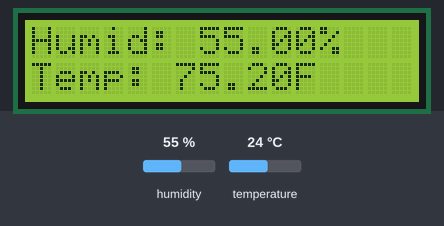
Recording of a sketch running on a simulated Arduino Uno, built with avr-gcc and run on an emulated ATmega328P. Shown: 16×2 character LCD. The inputs (shaded band) are chosen by the test bench; at power-on: humidity 55 %, temperature 24 °C.

Above: at 3.1 s.
3.2 s: humidity set to 22 %
At 5.8 s:
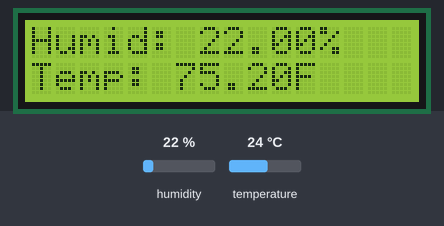
6.2 s: temperature set to 12 °C
At 7.1 s:
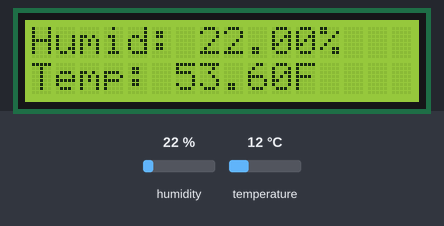
9.2 s: humidity set to 40 %
At 11.0 s:
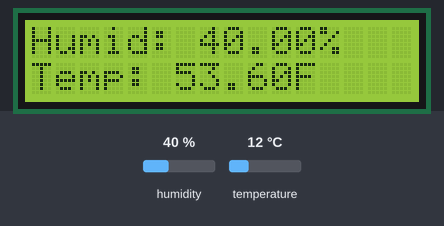
12.2 s: temperature set to 19 °C
At 13.5 s:
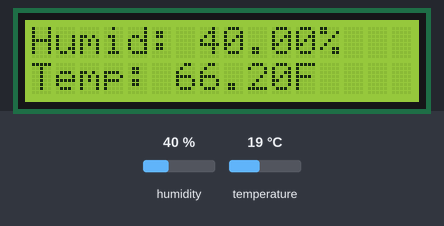
Timing chart, 0 to 15.2 s (numbered marks = the images above; inputs shaded):
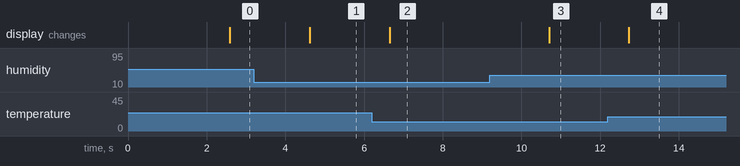

The sketch:

DHTtoLCD.ino
```cpp
/* This program measures temperature and humidity from a DHT temperature and humidity sensor
 *  and prints the measured values to a 16x2 LCD display
 *  Revision: 8/24/2020 Peter Sanchez
 */


#include "DHT.h" // Temperature and Humidity Sensor library
#include <LiquidCrystal.h> // 16x2 LCD display library
#define DHTPIN 7 // Pin Temperature and Humidity Sensor is connected to
#define DHTTYPE DHT11 // Type of DHT sensor being used


DHT dht(DHTPIN, DHTTYPE); // A DHT sensor named "dht" of type: "DHTTYPE" is connected on pin: "DHTPIN"
LiquidCrystal lcd( 12, 11, 5, 4, 3, 2);
/* A LiquidCrystal display is named "lcd"
 *  LCD WIRING:
 *    LCD RS  = Arduino D12
 *    LCD E   = Arduino D11
 *    LCD DB4 = Arduino D5
 *    LCD DB5 = Arduino D4
 *    LCD DB6 = Arduino D3
 *    LCD DB7 = Arduino D2
 *
 */

void setup() {
  // begin DHT and LCD
  dht.begin();
  lcd.begin(16, 2); // LCD is 16x2 characters

  lcd.print("Hello,World!"); // Print to LCD

  delay(500);
}

void loop() {
  delay(2000);

  // Read Temperature and Humidity from DHT sensor and store results as floats

   float Humidity = dht.readHumidity();         // Read humidity from DHT
   float tempCel  = dht.readTemperature();      // Read temperature from DHT in Celsius
   float tempFahr = dht.readTemperature(true);  // Read temperature from DHT in Fahrenheit


   // Print Temperature and Humidity to LCD

   lcd.setCursor(0,0); // Set the LCD to print on the upper row

   // Print Humidity
   lcd.print("Humid: ");
   lcd.print(Humidity);
   lcd.print("%");

   lcd.setCursor(0,1); // Set the LCD to print on the lower row

   // Print Temperature in Fahrenheit
   lcd.print("Temp: ");
   lcd.print(tempFahr);
   lcd.print("F");


}
```

Measured:
- after the input at 3.2 s, the display: changes after 1.4 s (image 1)
- after the input at 6.2 s, the display: changes after 0.45 s (image 2)
- after the input at 9.2 s, the display: changes after 1.5 s (image 3)
- after the input at 12.2 s, the display: changes after 0.53 s (image 4)
